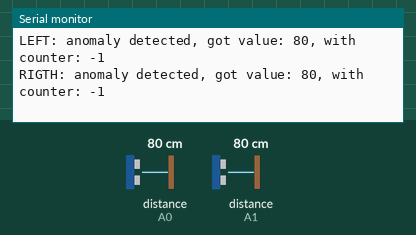
Bench run of a sketch on a simulated Arduino Uno, built with avr-gcc and run on an emulated ATmega328P. Parts: the last lines printed to the serial monitor. The inputs (shaded band) are chosen by the test bench; at power-on: distance to the obstacle (sensors on A0, A1) 80 cm. Random numbers use the default seed unless the sketch sets one.

Above: at 1.4 s.
1.5 s: distance to the obstacle (sensor on A0) set to 13 cm
At 2.3 s:
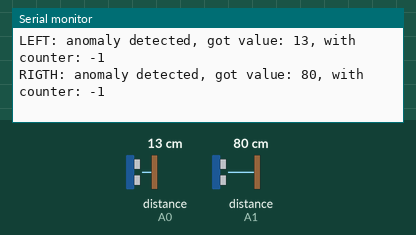
3.0 s: distance to the obstacle (sensor on A0) set to 10 cm
At 4.1 s:
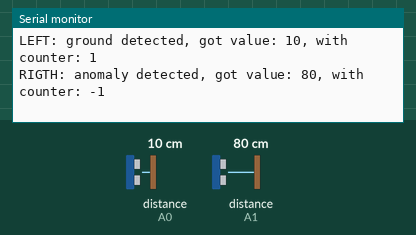
5.6 s: distance to the obstacle (sensor on A1) set to 13 cm
At 6.4 s:
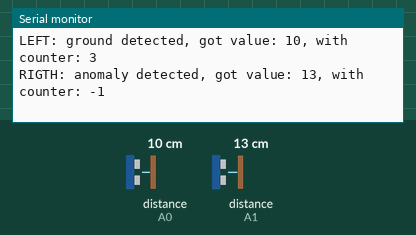
7.1 s: distance to the obstacle (sensor on A1) set to 10 cm
At 7.6 s:
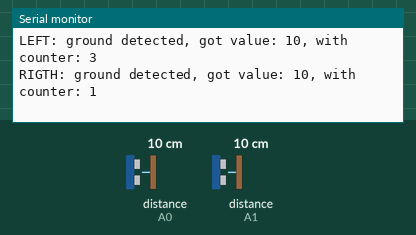
Timing chart, 0 to 10.1 s (numbered marks = the images above; inputs shaded):
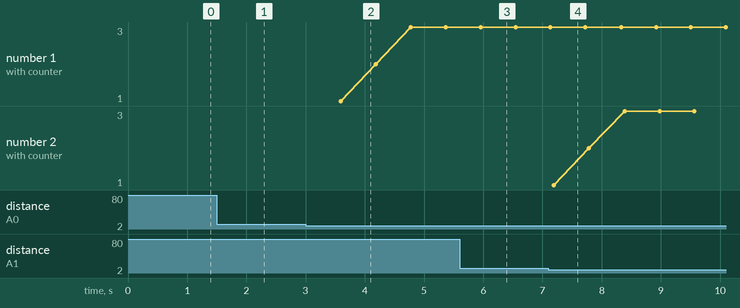

Measured:
- the behaviour switches between 12 and 11 cm on distance to the obstacle (sensor on A1) (found by bisection; images 3 and 4)
- after the input at 1.5 s, the serial monitor: prints a new line after 0.32 s (image 1)
- after the input at 3.0 s, the serial monitor: prints a new line after 0.59 s (image 2)
- after the input at 5.6 s, the serial monitor: prints a new line after 0.41 s (image 3)
- after the input at 7.1 s, the serial monitor: prints a new line after 0.09 s (image 4)

The sketch:

MouthSensors.ino
```cpp
// ANOMALY DETECTION SUPPORT FUNCTIONS //

// INCLUSIONS //

#include <SharpIR.h>

// DEFINITIONS

#define IR_PIN_LEFT A0                  // Arduino analog pin 0 tied to the left IR sensor
#define IR_PIN_RIGTH A1                 // Arduino analog pin 1 tied to the rigth IR sensor
#define model 1080                      // Model of the IR sensor

// VARIABLES //

// Miscellaneous
bool ground_detected;                   // Tells if there is ground on front of the robot
bool ground_detected_lazy;              // Tells if there is ground on front of the robot
bool look_for_ground;                   // Tells if the robot has to look for ground
int anomaly_distance_left;              // Distance acquired by the left IR sensor
int anomaly_distance_rigth;             // Distance acquired by the rigth IR sensor
int ground_limit = 12;                  // Minimum distance for which the IR output is considered ground
int is_ground_counter_left = 0;         // Counter needed to have an effective detection of anomalies
int is_ground_counter_rigth = 0;        // Counter needed to have an effective detection of anomalies
int obstacle_limit = 4  ;               // Maximum distance for which the IR output is considered obstacle

// Sensors
SharpIR left_IR(IR_PIN_LEFT, model);
SharpIR rigth_IR(IR_PIN_RIGTH, model);

// CODE //

void setup() {
  // put your setup code here, to run once:
  Serial.begin(9600);
  setupAnomalyDetection();
}

void loop() {
  anomalyDetect();
  processAnomalyDetection();
  delay(500);
}

// SUPPORT FUNCTIONS //

// Setup the anomaly detection
void setupAnomalyDetection() {
  ground_detected = false;
  ground_detected_lazy = false;
  look_for_ground = true;
}

// Border and obstacle IR detection
void anomalyDetect() {
  // Acquire border/obstacle distance
  anomaly_distance_left = left_IR.distance();
  anomaly_distance_rigth = rigth_IR.distance();
  // Change the counter consequently, first the left one
  if (anomaly_distance_left < ground_limit && anomaly_distance_left > obstacle_limit && anomaly_distance_left != 0) {
    Serial.print("LEFT: ground detected, got value: ");
    Serial.print(anomaly_distance_left);
    is_ground_counter_left++;
  } else {
    Serial.print("LEFT: anomaly detected, got value: ");
    Serial.print(anomaly_distance_left);
    is_ground_counter_left--;
  }
  Serial.print(", with counter: ");
  Serial.println(is_ground_counter_left);
  // And then the rigth one
  if (anomaly_distance_rigth < ground_limit && anomaly_distance_rigth > obstacle_limit && anomaly_distance_rigth != 0) {
    Serial.print("RIGTH: ground detected, got value: ");
    Serial.print(anomaly_distance_rigth);
    is_ground_counter_rigth++;
  } else {
    Serial.print("RIGTH: anomaly detected, got value: ");
    Serial.print(anomaly_distance_rigth);
    is_ground_counter_rigth--;
  }
  Serial.print(", with counter: ");
  Serial.println(is_ground_counter_rigth);
}

// Process the detection of the anomaly.
void processAnomalyDetection() {
  // First of all normalize the counters
  normalizeCounters();
  // Then process the information
  if (is_ground_counter_rigth >= 2 && is_ground_counter_left >= 2) {
    // If it's the "first" ground detected after an anomaly process it
    if (!ground_detected) {
      Serial.println("SWITCHED TO GROUND");
      ground_detected = true;
      setLookForGround(false);
    }
  } else if (is_ground_counter_rigth <= 0 || is_ground_counter_left <= 0) {
    if (ground_detected) {
      Serial.println("SWITCHED TO ANOMALY");
      ground_detected = false;
      if (!look_for_ground) {
        setLookForGround(true);
      }
    }
  }
}

//Process the detection of the anomaly. This lazy version doesn't call setLookForGround
void processAnomalyDetectionLazy() {
  // First of all normalize the counters
  normalizeCounters();
  // Then process the information
  if (is_ground_counter_rigth >= 2 && is_ground_counter_left >= 2) {
    // If it's the "first" ground detected after an anomaly process it
    if (!ground_detected_lazy) {
      Serial.println("SWITCHED TO GROUND");
      ground_detected_lazy = true;
    }
  } else if (is_ground_counter_rigth <= 0 || is_ground_counter_left <= 0) {
    if (ground_detected_lazy) {
      Serial.println("SWITCHED TO ANOMALY");
      ground_detected_lazy = false;
    }
  }
}

void normalizeCounters() {
  // Normalize left
  if (is_ground_counter_left >= 2) {
    is_ground_counter_left = 2;
  } else if (is_ground_counter_left <= 0) {
    is_ground_counter_left = 0;
  }
  // Normalize rigth
  if (is_ground_counter_rigth >= 2) {
    is_ground_counter_rigth = 2;
  } else if (is_ground_counter_rigth <= 0) {
    is_ground_counter_rigth = 0;
  }
}

bool isGroundLazy() {
  return ground_detected_lazy;
}

// Manage the robot looking for ground. This makes the state of the robot change.
void setLookForGround(bool b) {
  if (b) {
    // Start looking for ground
    look_for_ground = b;
    // Get the sense of rotation;
    // setRotateLeft(getRotation());
    // K_STATE - Start looking for ground, state 2
    // setState(2);
  } else {
    // Stop looking for ground
    look_for_ground = false;
    // K_ANIMATOR - I'm neutral
    // setEyebrowPosition(1);
    // K_STATE - Reset previous state
    // resetState();
  }
}

bool getRotation() {
  if (is_ground_counter_left == 0 && is_ground_counter_rigth != 0)
    return false;
  else if (is_ground_counter_left != 0 && is_ground_counter_rigth == 0)
    return true;
  else
    return random(2);
}
```
